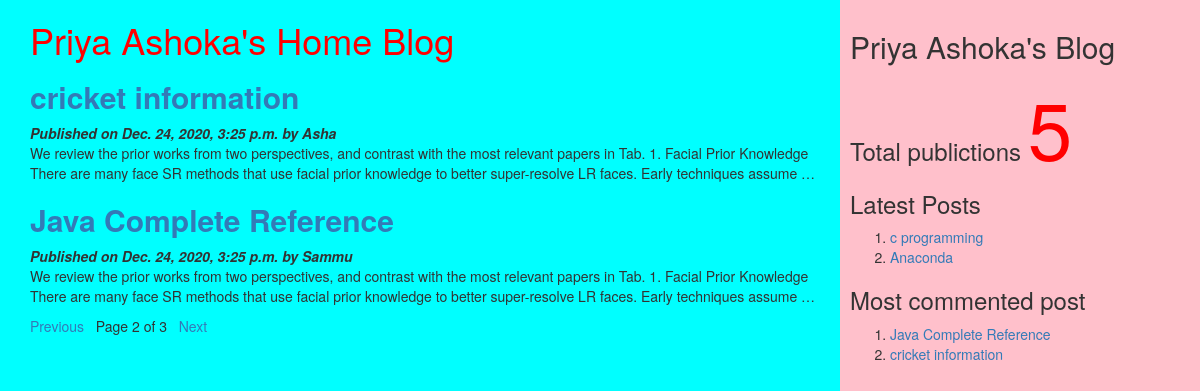
Screenshot of /?page=2 with the database file from the repository.
### myApp/models.py (models this page shows, shortened)
class Post(models.Model):
          tags=TaggableManager()
          STATUS_CHOICES=(('draft','Draft'),('published','Published'))
          title=models.CharField(max_length=256)
          slug=models.SlugField(max_length=264,unique_for_date='publish')
          author=models.ForeignKey(User,related_name='blog_posts',on_delete= models.CASCADE)
          body=models.TextField()
          publish=models.DateTimeField(default=timezone.now)
          created=models.DateTimeField(auto_now_add=True)
          updated=models.DateTimeField(auto_now=True)
          status= models.CharField(max_length=10,choices=STATUS_CHOICES,default='draft')
          objects=CustomManager()
          class Meta:
                ordering=('-publish',)
          def get_absolute_url(self):
                return reverse('post_detail',args=[self.publish.year,self.publish.strftime('%m'),self.publish.strftime('%d'),self.slug])

### myApp/views.py (the view)
# urls.py: url(r'^$',views.post_list_view),
def post_list_view(request,tag_slug=None):
    post_list=Post.objects.all()
    tag=None
    if tag_slug:
        tag=get_object_or_404(Tag,slug=tag_slug)#provided slug
        post_list=post_list.filter(tags__in=[tag])
    paginator=Paginator(post_list,2) #step1
    page_number=request.GET.get('page') #step2
    try:
       post_list=paginator.page(page_number) #step2
    except PageNotAnInteger:
       post_list=paginator.page(1) #step 3
    except EmptyPage:
      post_list=paginator.page(paginator.num_pages) #step 4
    d={'post_list':post_list,'tag':tag}
    return render(request,'myApp/post_list.html',d)

### myApp/models.py (called while the page is built)
    def get_queryset(self):
        return super().get_queryset().filter(status='published')

### myApp/templatetags/mytags.py (called while the page is built)
@register.simple_tag
def total_posts():
    return Post.objects.count()

@register.inclusion_tag('myApp/latest_post.html')
def show_latest_posts(count=3):
    latest_posts=Post.objects.order_by('-publish')[:count]
    return {'latest_posts':latest_posts}

@register.simple_tag
def get_most_commented_posts(count=2):
    return Post.objects.annotate(total_comments=Count('comments')).order_by('-total_comments')[:count]

### templates/myApp/post_list.html (shortened to what this page needs)
<html>
    {%extends 'myApp/parent.html'%}
        {%block content_block%}
        <h1 style="color:red">Priya Ashoka's Home Blog</h1>
        {%for post in post_list%}
        <a href="{{post.get_absolute_url}}"><h2><b>{{post.title}}</b></h2></a>
        <i><b>Published on {{post.publish}} by {{post.author|title}}</b></i>
        {{post.body|truncatewords:40|linebreaks}}
        {%endfor%}
        {%include 'myApp/pagination.html' with page=post_list%}
        {%endblock%}

### templates/myApp/parent.html (shortened to what this page needs)
<html>
{%load mytags%}
    <head>
        <link rel="stylesheet" href="https://maxcdn.bootstrapcdn.com/bootstrap/3.3.7/css/bootstrap.min.css">
    </head>
    <body>
        <div class="content" style="width:70%;float:left;background-color:aqua;height:300%;padding:0 0 0 30px">
              {%block content_block%}
              {%endblock%}
        </div>
        <div class="sidebar" style="width:30%;float:right;background-color:pink;height:300%;padding:10px">
            <h2>Priya Ashoka's Blog</h2>
            <h3>Total publictions
              <span style="color:red;font-size:80px">
              {%total_posts%}</span>
              <h3>Latest Posts</h3>
              {% show_latest_posts 2 %}
              <h3>Most commented post</h3>
              {%get_most_commented_posts as m%}
              <ol>
                {%for post in m%}
                <li><a href="{{post.get_absolute_url}}">{{post.title}}</a></li>
                {%endfor%}
              </ol>
            </h3>
        </div>
    </body>
</html>

### templates/myApp/latest_post.html
<!DOCTYPE html>
<html lang="en" dir="ltr">
  <body>
    <ol>
    {%for post in latest_posts%}
    <li><a href="{{post.get_absolute_url}}">{{post.title}}</a></li>
    {%endfor%}
    </ol>
  </body>
</html>

### rows the page displays
Post: title "cricket information", publish "Dec. 24, 2020, 3:25 p.m.", author "Asha", body "We review the prior works from two perspectives, and contrast with the most relevant papers in Tab. 1. Facial Prior Knowledge There are many face SR methods that use facial prior knowledge to better super-resolve LR faces. Early techniques assume …"
Post: title "Java Complete Reference", publish "Dec. 24, 2020, 3:25 p.m.", author "Sammu", body "We review the prior works from two perspectives, and contrast with the most relevant papers in Tab. 1. Facial Prior Knowledge There are many face SR methods that use facial prior knowledge to better super-resolve LR faces. Early techniques assume …"
Post: title "c programming"
Post: title "Anaconda"

### other values shown
{{ page.number }} "2"
{{ page.paginator.num_pages }} "3"
